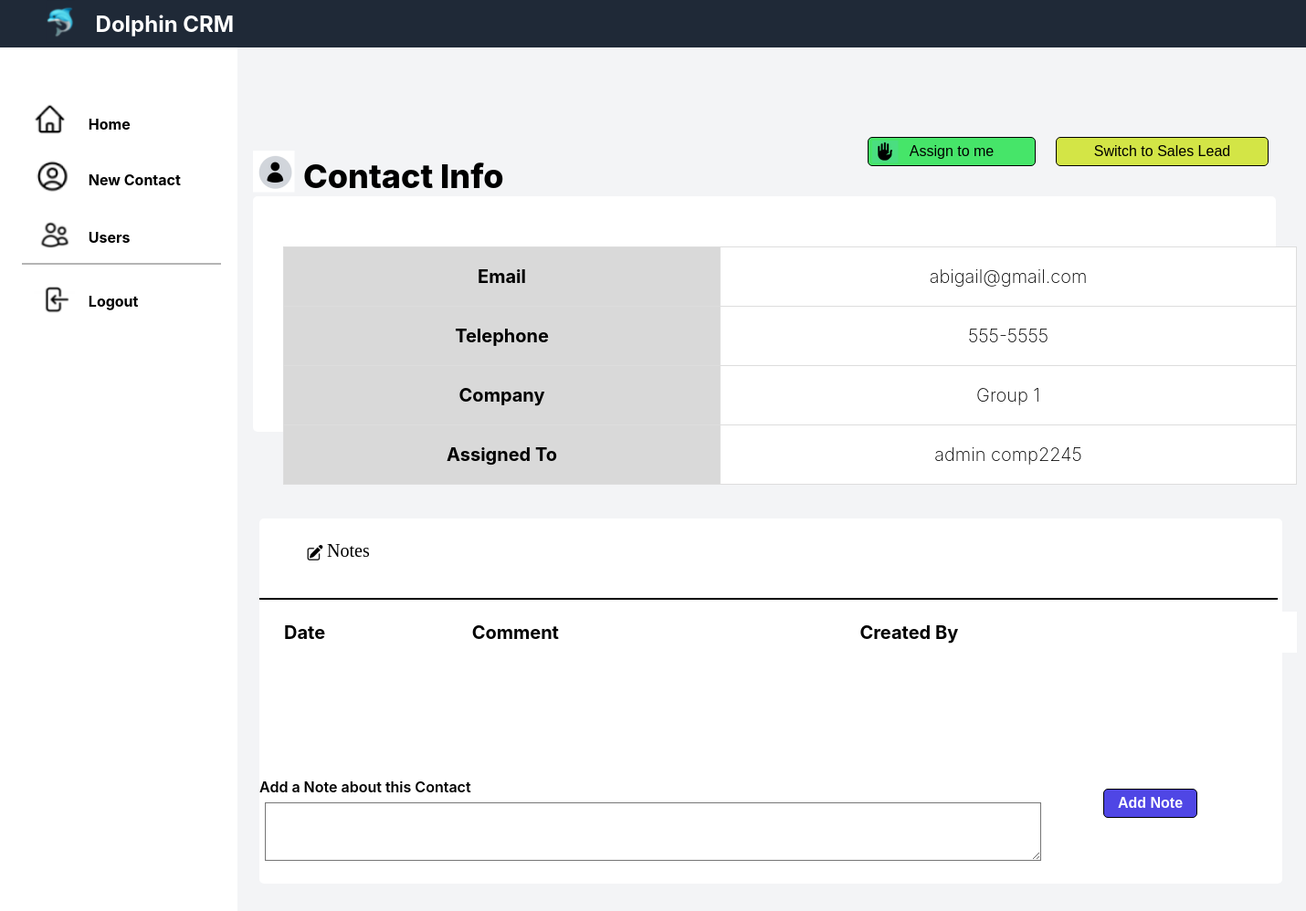
/contactdetails.php?id=6 (signed in), run on the app's committed database.
### tables this page shows
CREATE TABLE `contacts` (
  `id` int(16) NOT NULL,
  `title` varchar(128) NOT NULL,
  `firstname` varchar(255) NOT NULL,
  `lastname` varchar(255) NOT NULL,
  `email` varchar(255) NOT NULL,
  `telephone` varchar(128) NOT NULL,
  `company` varchar(255) NOT NULL,
  `type` varchar(128) NOT NULL,
  `assigned_to` int(16) NOT NULL,
  `created_by` int(16) NOT NULL,
  `created_at` datetime(6) NOT NULL,
  `updated_at` datetime(6) NOT NULL
);

CREATE TABLE `user` (
  `id` int(11) NOT NULL,
  `firstname` varchar(128) NOT NULL,
  `lastname` varchar(128) NOT NULL,
  `email` varchar(255) NOT NULL,
  `password_hash` varchar(255) NOT NULL,
  `Role` varchar(128) NOT NULL,
  `created_at` datetime NOT NULL
);

### contactdetails.php (the view, shortened to what this page needs)
<?php
if (isset($_SESSION["user_id"])) {
    $mysqli = require __DIR__ . "/database.php";
} else {
    header("Location: login.php");
    exit();
}
$contactId = isset($_GET['id']) ? $_GET['id'] : die("Contact ID not provided.");
$sql = "SELECT * FROM contacts WHERE id = ?";
$stmt = $mysqli->prepare($sql);
$stmt->bind_param("i", $contactId);
$stmt->execute();
$result = $stmt->get_result();
if ($result->num_rows > 0) {
    $contact = $result->fetch_assoc();
    $assignedToUserId = $contact['assigned_to'];
    $userSql = "SELECT firstname, lastname FROM user WHERE id = ?";
    $userStmt = $mysqli->prepare($userSql);
    $userStmt->bind_param("i", $assignedToUserId);
    $userStmt->execute();
    $userResult = $userStmt->get_result();
    if ($userResult->num_rows > 0) {
        $assignedUser = $userResult->fetch_assoc();
        $assignedToName = $assignedUser['firstname'] . ' ' . $assignedUser['lastname'];
    } else {
        $assignedToName = 'Not Assigned';
    }
} else {
    die("Contact not found.");
}
?>
<!DOCTYPE html>
<html lang="en">
<head>
    <link rel="stylesheet" href="contactdetails.css">
    <link href="https://fonts.cdnfonts.com/css/inter" rel="stylesheet">
    <link href="https://fonts.cdnfonts.com/css/jaldi" rel="stylesheet">
    <link rel="stylesheet" href="signup.php">
</head>
<body>
    <header>
        <img class="Logo" src="images/Logo.png"/>
        <div class="DolphinCrm">Dolphin CRM</div>
    </header>
    <div class="sidebar"></div>
    <label class="Users">Users</label>
    <img class="Homeimg" src="images/Homeimg.png"/>
    <img class="Usersimg" src="images/Usersimg.png"/>
    <label class="Home">Home</label>
    <img class="NewContactimg" src="images/NewContactImg.png"/>
    <label class="NewContact">New Contact</label>
    <div class="Line1"></div>
    <img class="Logoutimg" src="images/Logoutimg.png"/>
    <label class="Logout">Logout</label>
    <div class="box2"></div>
    <h1 class="ContactInfo">Contact Info</h1>
    <table class="Table1">
        <tr>
            <th>Email</th>
            <td><?php echo htmlspecialchars($contact['email'], ENT_QUOTES); ?></td>
        </tr>
        <tr>
            <th>Telephone</th>
            <td><?php echo htmlspecialchars($contact['telephone'], ENT_QUOTES); ?></td>
        </tr>
        <tr>
            <th>Company</th>
            <td><?php echo htmlspecialchars($contact['company'], ENT_QUOTES); ?></td>
        </tr>
        <tr>
            <th>Assigned To</th>
            <td><?php echo htmlspecialchars($assignedToName, ENT_QUOTES); ?></td>
        </tr>
    </table>
    <section>
    <h2>Notes</h2>
    <table class="Table2">
        <tr>
            <th>Date</th>
            <th>Comment</th>
            <th>Created By</th>
        </tr>
    </table>
    <form method="post">
        <label class="Notes">Notes</label>
        <label class="AddANote">Add a Note about this Contact</label>
        <textarea class="addanote" name="addanote" rows="4" cols="50"></textarea>
        <br>
        <input class="AddNote" type="submit" value="Add Note">
        <input class="AssignToMe" type="submit" value="Assign to me">
        <input class="SwitchToSalesLead" type="submit" value="Switch to Sales Lead">
    </form>
</section>
<img class="AssignToMePic" src="images/assigntomeicon.png">
<img class="NotesSymbol" src="images/notessymbol.png">
<div class="Line2"></div>
<img class="ProfilePic" src="images/profilepicicon.png">
</body>
</html>

### contactdetails.css (style rules this page uses)
body { margin: 0; padding: 0; font-size: 20px; font-family: 'Inter', sans-serif; font-weight: 215; background: #F3F4F6; color: black; letter-spacing: normal; }
header { background-color: #1F2937; }
.Logo { width: 32.06px; height: 47.07px; padding-left: 50px; }
.DolphinCrm { width: 178.77px; height: 40.74px; left: 104.55px; top: 12.14px; font-weight: bold; position: absolute; color: rgb(255, 255, 255); font-size: 24px; word-wrap: break-word; }
label { position: absolute; font-size: 20px; font-weight: 400; word-wrap: break-word; }
.ProfilePic { width: 45.50px; height: 45.50px; left: 277px; top: 165px; position: absolute }
.Homeimg { width: 38.12px; height: 44.66px; left: 35.27px; top: 109.21px; position: absolute; }
.Home { width: 77.16px; height: 27.83px; left: 96.83px; top: 125.82px; }
.NewContactimg { width: 41.25px; height: 41.28px; left: 38.30px; top: 171.51px; position: absolute; }
.NewContact { width: 132.09px; height: 27.83px; left: 96.83px; top: 187.45px; }
.NotesSymbol { width: 25.50px; height: 27px; left: 332px; top: 592px; position: absolute }
.Usersimg { width: 59px; height: 43px; left: 29.43px; top: 235.75px; position: absolute; }
.Users { width: 77.16px; height: 27.83px; left: 96.83px; top: 250.33px; }
.Logoutimg { width: 46px; height: 40px; left: 35.93px; top: 309.21px; position: absolute; }
.Logout { width: 77.16px; height: 27.83px; left: 96.83px; top: 320.21px; }
.Line1 { width: 215.79px; height: 0px; left: 24.25px; top: 288.29px; position: absolute; border: 0.05px rgba(9, 9, 9, 0.3) solid; }
.Line2 { width: 1113px; height: 0px; left: 284px; top: 655px; position: absolute; border: 0.50px black solid }
.sidebar { width: 260.13px; height: 946.14px; left: 0px; top: 52px; position: absolute; background: white; }
.box2 { width: 1120px; height: 400px; left: 284px; top: 568px; position: absolute; background: white; border-radius: 5px; }
.Notes { width: 97px; height: 22px; left: 358px; top: 592px; position: absolute; color: black; font-size: 20px; font-family: Jaldi; font-weight: 400; word-wrap: break-word; }
label { position: absolute; font-size: 16px; font-weight: 700; word-wrap: break-word; }
input { width: 371.15px; height: 44.38px; position: absolute; border-radius: 10px; border: 1px rgb(17, 17, 17, 0.5) solid; font-size: 16px; font-weight: 540; }
.ContactInfo { width: 246px; height: 52px; left: 332px; top: 147px; position: absolute; color: black; font-size: 36px; font-family: Inter; font-weight: 800; word-wrap: break-word }
.AddNote { width: 103px; height: 32.44px; left: 1208px; top: 864px; position: absolute; color: white; font-size: 16px; font-weight: 600; word-wrap: break-word; background: #4F46E5; border-radius: 5px; border: 1px black solid; }
.AddANote { width: 250px; height: 27px; left: 284px; top: 852px; position: absolute; color: black; font-size: 16px; font-family: Inter; font-weight: 600; word-wrap: break-word }
.addanote { width: 844px; height: 58px; left: 290px; top: 879px; position: absolute; background: white }
.AssignToMe { width: 184px; height: 32px; left: 950px; top: 150px; position: absolute; background: #46E569; border-radius: 5px; border: 1px black solid }
.AssignToMePic { width: 28.50px; height: 24.50px; left: 955px; top: 154px; position: absolute }
.SwitchToSalesLead { width: 233px; height: 32px; left: 1156px; top: 150px; position: absolute; background: #D3E546; border-radius: 5px; border: 1px black solid }

### contactdetails.php (style rules this page uses)
.Table2 { width: 1110px; height: 45px; left: 290px; top: 650px; position: absolute; background: #ffff; border-collapse: collapse; margin: 20px; text-align: left; }

### data on the page
contacts: email "abigail@gmail.com", telephone "555-5555", company "Group 1"
user: assignedToName "admin comp2245"
